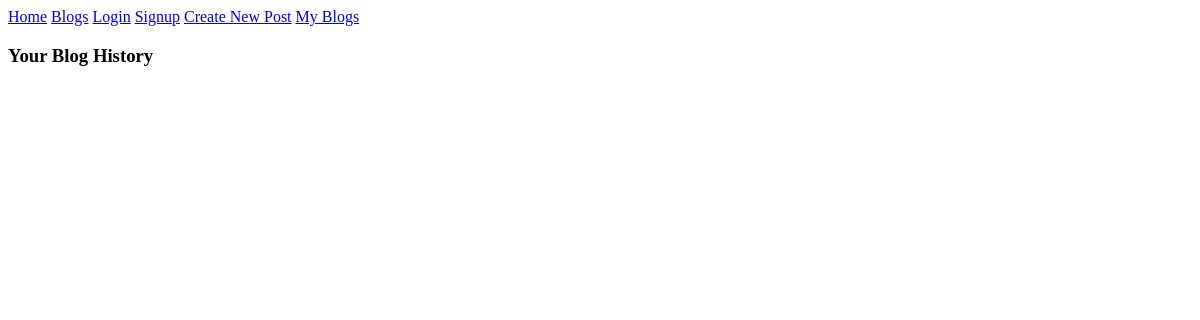
The page /blog/by/adityakumar2809/ on the database as committed earlier.
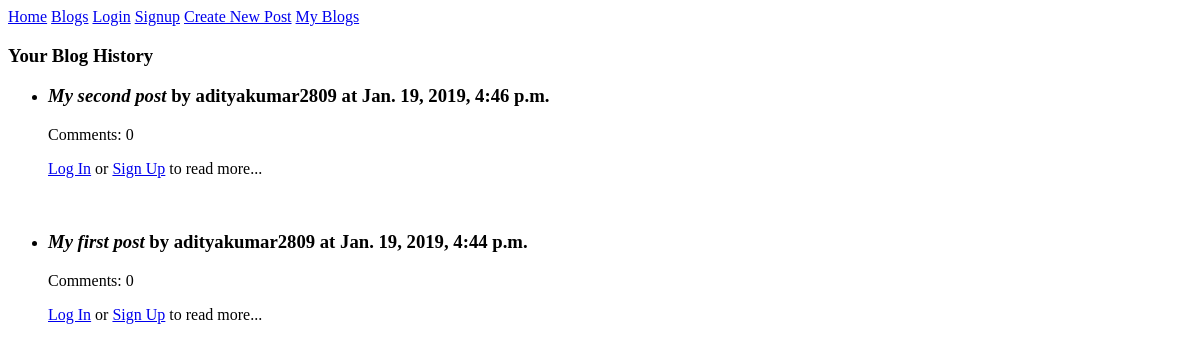
The same page on the database as committed later.
### blog/models.py (models this page shows, shortened)
class Post(models.Model):
	user = models.ForeignKey(User,related_name='posts',on_delete=models.CASCADE)
	title = models.CharField(max_length=150, default=('New Post'))
	created_at = models.DateTimeField(auto_now=True)
	message = models.TextField()
	class Meta():
		ordering = ['-created_at']
		unique_together = ('user','message')

### blog/views.py (the view)
# urls.py: re_path(r"by/(?P<username>[-\w]+)/$",views.UserPosts.as_view(),name="for_user"),
class UserPosts(generic.ListView):
    model = models.Post
    template_name = "blog/user_post_list.html"
    def get_queryset(self):
        try:
            self.post_user = User.objects.prefetch_related("posts").get(
                username__iexact=self.kwargs.get("username")
            )
        except User.DoesNotExist:
            raise Http404
        else:
            return self.post_user.posts.all()
    def get_context_data(self, **kwargs):
        context = super().get_context_data(**kwargs)
        context["post_user"] = self.post_user
        return context

### blog/templates/blog/user_post_list.html
{% extends "blog/blog_base.html" %}
{% block prepost %}
	<a href="{% url 'blog:create' %}">Create New Post</a>
	<a href="{% url 'blog:for_user' username=user.username %}">My Blogs</a>
	<h3>Your Blog History</h3>
{% endblock %}
{% block post_content %}
	<ul>
		{% for post in post_list %}
			<li>
	  			{% include "blog/_blog_list.html" %}
	  		</li>
		{% endfor %}
	</ul>
{% endblock %}

### blog/templates/blog/_blog_list.html
<h3><em>{{ post.title }}</em> by {{post.user.username}} at {{post.created_at}}</h3>
<p>Comments: {{post.comments.all.count}}</p>
{% if user.is_authenticated %}
	<a href="{% url 'blog:single' username=post.user.username pk=post.pk %}">Read more...</a>
{% else %}
	<p><a href="{% url  'accounts:login' %}">Log In</a> or <a href="{% url  'accounts:login' %}">Sign Up</a> to read more...</p>
{% endif %}
<br>

Rows that differ between the two databases and show on the page:
added Post: title "My second post", user.username "adityakumar2809", created_at "Jan. 19, 2019, 4:46 p.m.", comments.all.count "0"
added Post: title "My first post", user.username "adityakumar2809", created_at "Jan. 19, 2019, 4:44 p.m.", comments.all.count "0"
